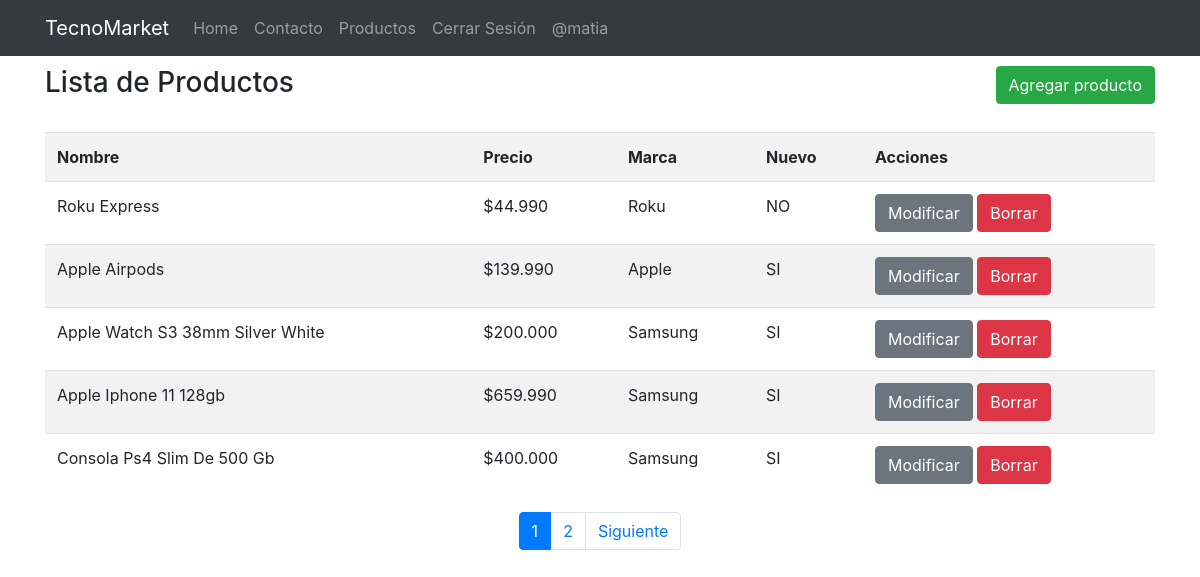
Screenshot of /listar/ (signed in) with the database file from the repository.
### app/models.py (models this page shows, shortened)
class Producto(models.Model):
    nombre = models.CharField(max_length=200)
    precio = models.IntegerField()
    descripcion = models.TextField()
    nuevo = models.BooleanField()
    marca = models.ForeignKey(Marca, on_delete=models.PROTECT)
    fecha_fabricacion = models.DateField()
    imagen = models.ImageField(upload_to="productos", null=True)

class Marca(models.Model):
    nombre = models.CharField(max_length=200)
    def __str__(self):
        return self.nombre

### app/views.py (the view)
# urls.py: path('listar/', listar, name="listar"),
@permission_required('app.view_producto')
def listar(request):
    productos =Producto.objects.all()
    page = request.GET.get('page', 1)
    try:
        paginator = Paginator(productos, 5)
        productos = paginator.page(page)
    except:
        raise Http404
    data = {
        'entity': productos, #entity para uso de paginador
        'paginator': paginator
    }
    return render(request, 'app/producto/listar.html', data)

### app/templates/app/producto/listar.html (shortened to what this page needs)
{% extends 'app/navbar.html' %}
{% block contenido %}
{% load humanize %}
{% load crispy_forms_tags %}
<div class="container">
    <div class="row" style="padding-top: 10px;">
        <div class="col-lg-6">
            <h3>Lista de Productos</h3>
        </div>
        {% if perms.app.add_producto %}
        <div class="col-lg-6">
            <a class="btn btn-success float-right" href="{% url 'agregar' %}">
                Agregar producto
            </a>
        </div>
        {% endif %}
    </div>
    <br>
    <table class="table table-striped table-hover">
        <tr>
            <th>Nombre</th>
            <th>Precio</th>
            <th>Marca</th>
            <th>Nuevo</th>
            <th>Acciones</th>
        </tr>
        {% for p in entity %}
        <tr>
            <td>{{ p.nombre | title }}</td>
            <td>${{ p.precio | intcomma }}</td>
            <td>{{ p.marca | title }}</td>
            <td>
                {% if p.nuevo %}
                SI
                {% else %}
                NO
                {% endif %}
            </td>
            <td>
                {% if perms.app.change_producto %}
                    <a href="{% url 'modificar' p.id %}" class="btn btn-secondary btm-sm">Modificar</a>
                {% endif %}
                {% if perms.app.delete_producto %}
                    <a href="{% url 'eliminar' p.id %}" class="btn btn-danger btm-sm">Borrar</a>
                {% endif %}
            </td>
        </tr>
        {% endfor %}
    </table>
    <div>
        {% include 'app/paginator.html' %}
    </div>
</div>
{% endblock %}

### app/templates/app/navbar.html (shortened to what this page needs)
<!DOCTYPE html>
<html lang="en">
<head>
  {% load static %}
  <link rel="stylesheet" href="https://cdn.jsdelivr.net/npm/bootstrap@4.6.0/dist/css/bootstrap.min.css"
>
</head>
<body>
  <nav class="navbar navbar-expand-lg navbar-dark bg-dark">
    <div class="container">
      <a class="navbar-brand" href="{% url 'home' %}">TecnoMarket</a>
      <div class="collapse navbar-collapse" id="navbarNav">
        <ul class="navbar-nav">
          <li class="nav-item">
            <a class="nav-link" aria-current="page" href="{% url 'home' %}">Home</a>
          </li>
          <li class="nav-item">
            <a class="nav-link" href="{% url 'contacto' %}">Contacto</a>
          </li>
          {% if perms.app.view_producto %}
          <li class="nav-item">
            <a class="nav-link" href="{% url 'listar' %}">Productos</a>
          </li>
          {% endif %}
          {% if user.is_authenticated %}
          <li class="nav-item">
            <a class="nav-link" href="{% url 'logout' %}">Cerrar Sesión</a>
          </li>
          <li class="nav-item">
            <a class="nav-link" href="#">@{{ user.username }}</a>
          </li>
          {% endif %}
        </ul>
      </div>
    </div>
  </nav>
  {% block contenido %}{% endblock %}
</body>
</html>

### rows the page displays
Producto: nombre "Roku Express", precio "44.990", marca "Roku", nuevo "NO"
Producto: nombre "Apple Airpods", precio "139.990", marca "Apple", nuevo "SI"
Producto: nombre "Apple Watch S3 38mm Silver White", precio "200.000", marca "Samsung", nuevo "SI"
Producto: nombre "Apple Iphone 11 128gb", precio "659.990", marca "Samsung", nuevo "SI"
Producto: nombre "Consola Ps4 Slim De 500 Gb", precio "400.000", marca "Samsung", nuevo "SI"

### other values shown
{{ user.username }} "matia"
{{ page }} "1" "2"
